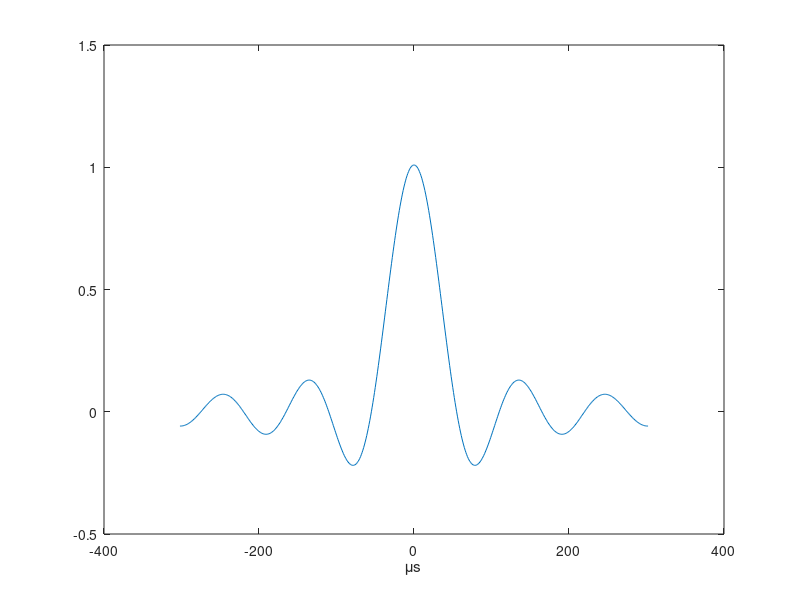
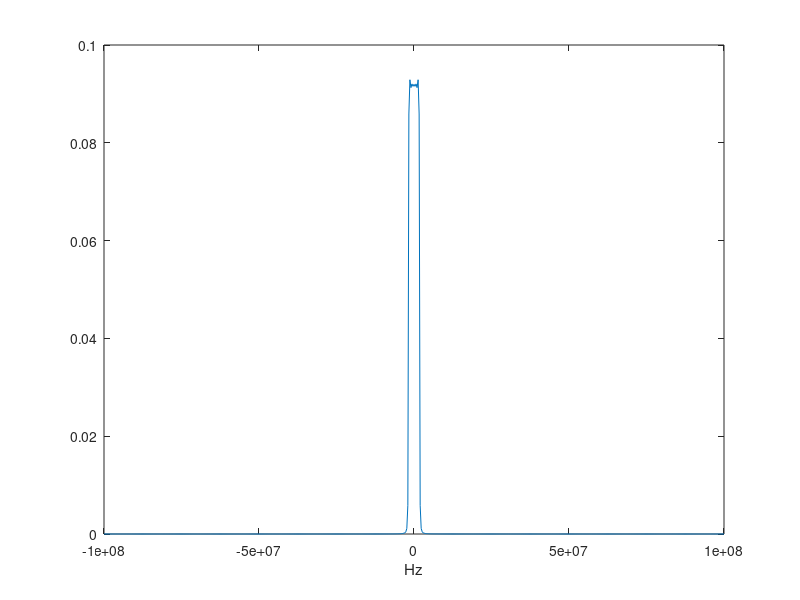

Recreate these plots in MATLAB, in order. (Note: this script raises an error after producing the figures.)
% Baseband modulation


% Parameters
t_constr = 400e-6; 
LL = 1440; % Total number of bits 
fs = 200e6;    % Sampled frequency of the signal
T =  t_constr/LL;    % Period of a symbol (400μs and Passband signal 2 bits per symbol and 1440 bits to transmit)
ov_samp = floor(fs*T);   % Over-sampling factor (Sampling frequency/symbol rate)
N = 11; % Length of filter in symbol periods.
Ns = floor(N*ov_samp); % Number of filter samples
t_pulse = -floor(Ns/2):floor(Ns/2);   % Pulse time vector
pulse = sinc(t_pulse/ov_samp);   % sinc pulse
norm(pulse);
pulse = transpose(pulse)/norm(pulse)/sqrt(1/ov_samp);


% Show pulse plot and frequency plot
figure;
plot(t_pulse, pulse);
xlabel('μs');
F_pulse = fftshift(fft(pulse));           
len = length(t_pulse);
fr = linspace(-0.5, 0.5, len)*fs;
figure;

plot(fr, abs(F_pulse/len));
xlabel('Hz');


% image's bits
bits = reshape(cdata, LL, 1);


% Map bits to -1 and +1
xI = 2 * bits - 1; 
xQ = zeros([LL,1]); 

% Upsample to match pulse 
xI_up = upsample(xI,ov_samp);
xQ_up = upsample(xQ,ov_samp);

xI_con = conv(xI_up, pulse,'same'); % Shape I component
xQ_con = conv(xQ_up, pulse,'same'); % Shape Q component

% Combine I and Q to create complex baseband signal
xt = xI_con + 1j * xQ_con;

% Scale xt to ensure |xI(t)| < 1 and |xQ(t)| < 1
max_val = max(abs([real(xt); imag(xt)]));
xt = xt / max_val;



transmitsignal = xt;
save('transmitsignal.mat', 'transmitsignal');
